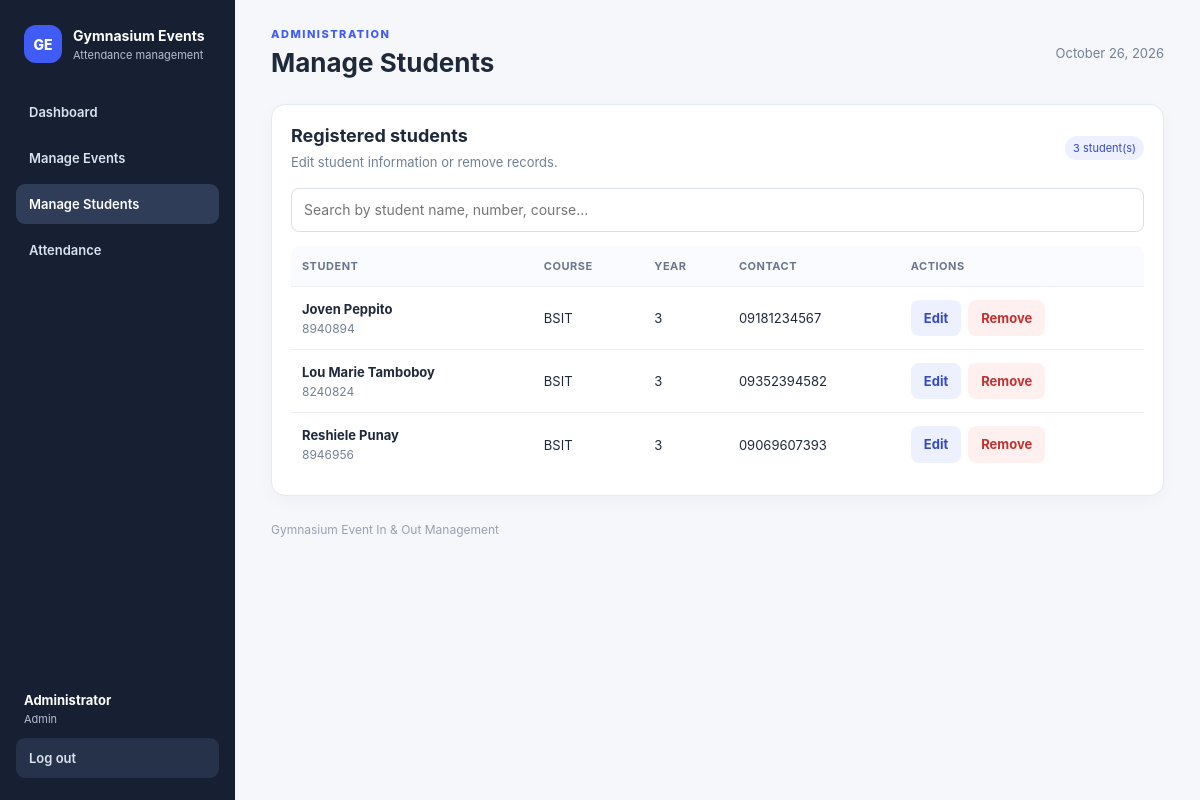
/dashboard.php?page=students (signed in), run on the app's committed database.
### tables this page shows
CREATE TABLE Attendees (
    AttendeeID INT AUTO_INCREMENT PRIMARY KEY,
    StudentNumber VARCHAR(30) NOT NULL UNIQUE,
    FullName VARCHAR(100) NOT NULL,
    Course VARCHAR(50),
    YearLevel INT,
    ContactNumber VARCHAR(20),
    StudentPassword VARCHAR(255) NOT NULL
);

### config.php (called while the page is built, shortened)
<?php
function h($value) {
    return htmlspecialchars((string)$value, ENT_QUOTES, 'UTF-8');
}
?>

### dashboard.php (the view, shortened to what this page needs)
<?php
require_once __DIR__ . '/config.php';
$isStaff = isset($_SESSION['user'])
    && isset($_SESSION['user']['Role'])
    && in_array($_SESSION['user']['Role'], ['Admin', 'Staff'], true);
$page = $_GET['page'] ?? ($isStaff ? 'dashboard' : 'events');
$displayName = $isStaff
    ? ($_SESSION['user']['FullName'] ?? 'Staff')
    : ($_SESSION['student_name'] ?? 'Student');
$role = $isStaff ? ($_SESSION['user']['Role'] ?? 'Staff') : 'Student';
$totalStudents = (int)$pdo->query('SELECT COUNT(*) FROM Attendees')->fetchColumn();
$totalEvents = (int)$pdo->query('SELECT COUNT(*) FROM Events')->fetchColumn();
$insideNow = (int)$pdo->query('SELECT COUNT(*) FROM Attendance WHERE TimeOut IS NULL')->fetchColumn();
$students = [];
if ($isStaff) {
    $students = $pdo->query('SELECT * FROM Attendees ORDER BY FullName')->fetchAll();
}
?>
<!DOCTYPE html>
<html lang="en">
<head>
<link rel="stylesheet" href="style.css">
</head>
<body>
<div class="layout">
    <aside class="sidebar">
        <div class="brand"><div class="brand-mark">GE</div><div><strong>Gymnasium Events</strong><small>Attendance management</small></div></div>
        <nav class="nav">
            <?php if ($isStaff): ?>
                <a class="<?= $page === 'dashboard' ? 'active' : '' ?>" href="dashboard.php?page=dashboard">Dashboard</a>
                <a class="<?= $page === 'events' ? 'active' : '' ?>" href="dashboard.php?page=events">Manage Events</a>
                <a class="<?= $page === 'students' ? 'active' : '' ?>" href="dashboard.php?page=students">Manage Students</a>
                <a class="<?= $page === 'attendance' ? 'active' : '' ?>" href="dashboard.php?page=attendance">Attendance</a>
            <?php else: ?>
                <a class="<?= $page === 'events' ? 'active' : '' ?>" href="dashboard.php?page=events">Available Events</a>
                <a class="<?= $page === 'my_attendance' ? 'active' : '' ?>" href="dashboard.php?page=my_attendance">My Attendance</a>
            <?php endif; ?>
        </nav>
        <div class="sidebar-bottom"><div class="user"><strong><?= h($displayName) ?></strong><small><?= h($role) ?></small></div><a class="logout-link" href="dashboard.php?logout=1">Log out</a></div>
    </aside>
    <main class="main">
        <header class="topbar"><div><div class="eyebrow"><?= $isStaff ? 'ADMINISTRATION' : 'STUDENT PORTAL' ?></div><h1><?php
            $titles = ['dashboard' => 'Dashboard', 'events' => $isStaff ? 'Manage Events' : 'Available Events', 'students' => 'Manage Students', 'attendance' => 'Attendance Records', 'my_attendance' => 'My Attendance'];
            echo h($titles[$page] ?? 'Dashboard');
        ?></h1></div><div class="date"><?= date('F j, Y') ?></div></header>
        <?php if ($isStaff && $page === 'dashboard'): ?>
            <section class="stats">
                <article class="stat"><small>Total registered students</small><strong><?= $totalStudents ?></strong></article>
                <article class="stat"><small>Total events</small><strong><?= $totalEvents ?></strong></article>
                <article class="stat"><small>Currently checked in</small><strong><?= $insideNow ?></strong></article>
            </section>
            <section class="panel"><div class="panel-heading"><div><h2>Event management</h2><p class="subtext">Create, edit, or remove gymnasium events.</p></div><a class="btn" href="dashboard.php?page=events">Manage events</a></div>
                <div class="event-card"><div class="event-date"><b>+</b><small>EVENT</small></div><div class="event-detail"><b>Manage all events</b><small>Update dates, venues, times, and event status, or delete an event.</small></div><a class="btn secondary" href="dashboard.php?page=events">Open</a></div>
                <div class="event-card"><div class="event-date"><b>♙</b><small>STUDENT</small></div><div class="event-detail"><b>Manage students</b><small>Edit student details or remove a student record.</small></div><a class="btn secondary" href="dashboard.php?page=students">Open</a></div>
                <div class="event-card"><div class="event-date"><b>↔</b><small>LOG</small></div><div class="event-detail"><b>Attendance records</b><small>Review student check-in and check-out history.</small></div><a class="btn secondary" href="dashboard.php?page=attendance">Open</a></div>
            </section>
        <?php elseif ($isStaff && $page === 'students'): ?>
            <section class="panel"><div class="panel-heading"><div><h2>Registered students</h2><p class="subtext">Edit student information or remove records.</p></div><span class="tag"><?= count($students) ?> student(s)</span></div>
                <input class="search" id="studentSearch" placeholder="Search by student name, number, course..." oninput="filterStudents()" aria-label="Search students">
                <div class="table-wrap"><table id="studentsTable"><thead><tr><th>Student</th><th>Course</th><th>Year</th><th>Contact</th><th>Actions</th></tr></thead><tbody>
                <?php foreach ($students as $student): ?><tr><td><strong><?= h($student['FullName']) ?></strong><span class="muted-text"><?= h($student['StudentNumber']) ?></span></td><td><?= h($student['Course'] ?? '') ?></td><td><?= h($student['YearLevel'] ?? '') ?></td><td><?= h($student['ContactNumber'] ?? '') ?></td><td><div class="actions"><a class="btn secondary" href="dashboard.php?page=students&amp;edit_student=<?= (int)$student['AttendeeID'] ?>">Edit</a><form method="post" onsubmit="return confirm('Remove this student and all of their attendance records?');"><input type="hidden" name="csrf_token" value="<?= h($csrfToken) ?>"><input type="hidden" name="action" value="delete_student"><input type="hidden" name="attendee_id" value="<?= (int)$student['AttendeeID'] ?>"><button class="btn danger" type="submit">Remove</button></form></div></td></tr><?php endforeach; ?>
                </tbody></table></div>
            </section>
        <?php endif; ?>
        <footer>Gymnasium Event In & Out Management</footer>
    </main>
</div>
</body>
</html>

### style.css (style rules this page uses)
:root { --navy: #172033; --blue: #405cf5; --blue-dark: #2f49d6; --muted: #718096; --line: #e5e9f2; --bg: #f5f7fb; --danger: #c53030; --green: #21865b; --white: #ffffff; }
* { box-sizing: border-box; }
html { scroll-behavior: smooth; }
body { margin: 0; background: var(--bg); color: #1e293b; font-family: Inter, "Segoe UI", Arial, Helvetica, sans-serif; font-size: 14px; }
a { color: inherit; text-decoration: none; }
button, input, select, textarea { font: inherit; }
button { cursor: pointer; }
.layout { min-height: 100vh; display: flex; }
.sidebar { width: 235px; flex: 0 0 235px; background: var(--navy); color: var(--white); padding: 22px 16px; display: flex; flex-direction: column; gap: 26px; }
.brand { display: flex; align-items: center; gap: 11px; padding: 3px 8px; min-width: 0; }
.brand-mark { width: 38px; height: 38px; flex: 0 0 38px; border-radius: 12px; background: var(--blue); display: grid; place-items: center; font-weight: 800; color: #fff; }
.brand strong { display: block; font-size: 14px; }
.brand small { display: block; color: #b5bfd3; font-size: 11px; margin-top: 4px; }
.nav { display: grid; gap: 6px; }
.nav a, .logout-link { display: block; padding: 12px 13px; color: #dbe2ef; border-radius: 9px; font-size: 13px; font-weight: 600; transition: background .15s ease, color .15s ease; }
.nav a:hover, .nav a.active { background: #303d59; color: #fff; }
.sidebar-bottom { margin-top: auto; }
.sidebar-bottom .user { padding: 12px 8px; font-size: 13px; overflow-wrap: anywhere; }
.sidebar-bottom .user small { display: block; color: #b5bfd3; margin-top: 4px; font-size: 11px; }
.logout-link { background: #26324a; }
.main { flex: 1; width: 0; min-width: 0; max-width: 1600px; margin: 0 auto; padding: 27px clamp(16px, 3vw, 38px); }
.main > .topbar { display: flex; justify-content: space-between; align-items: center; gap: 15px; margin-bottom: 24px; }
.eyebrow { font-size: 11px; letter-spacing: 1.5px; font-weight: 800; color: var(--blue); }
h1 { font-size: 26px; line-height: 1.25; margin: 6px 0 0; overflow-wrap: anywhere; }
.date { font-size: 13px; color: var(--muted); white-space: nowrap; }
.stat, .panel { min-width: 0; background: var(--white); border: 1px solid var(--line); border-radius: 14px; padding: 19px; box-shadow: 0 5px 18px rgb(27 42 74 / 3%); }
.panel { margin-bottom: 18px; }
.panel-heading { display: flex; justify-content: space-between; align-items: center; gap: 12px; margin-bottom: 16px; }
.panel h2 { font-size: 18px; line-height: 1.35; margin: 0 0 5px; }
.subtext { color: var(--muted); font-size: 13px; line-height: 1.5; margin: 0; }
.btn, .button, button { border: 0; border-radius: 8px; display: inline-flex; align-items: center; justify-content: center; gap: 6px; padding: 10px 13px; background: var(--blue); color: #fff; text-decoration: none; font-size: 13px; line-height: 1.25; font-weight: 700; text-align: center; cursor: pointer; transition: background .15s ease, transform .15s ease; }
.btn.secondary, button.secondary { background: #edf1ff; color: #3448c5; }
.btn.danger, button.danger { background: #fff0f0; color: var(--danger); }
.actions { display: flex; align-items: center; gap: 7px; flex-wrap: wrap; }
.actions form, .event-card form, .table-wrap form { display: inline-flex; margin: 0; }
.field input, .field select, .field textarea, .search, input, select, textarea { width: 100%; min-width: 0; padding: 11px 12px; border: 1px solid #d8dfeb; border-radius: 8px; background: #fff; color: #243047; font-family: inherit; font-size: 14px; line-height: 1.4; }
.field input, .field select, .field textarea, .search { margin: 0; }
.search { display: block; margin-bottom: 14px; }
.table-wrap { width: 100%; overflow-x: auto; border-radius: 8px; -webkit-overflow-scrolling: touch; }
table { width: 100%; min-width: 650px; border-collapse: collapse; background: #fff; font-size: 13px; }
th, td { padding: 13px 11px; border-bottom: 1px solid #edf0f5; text-align: left; vertical-align: middle; }
th { background: #fafbfe; color: #69768b; font-size: 11px; font-weight: 750; text-transform: uppercase; letter-spacing: .5px; white-space: nowrap; }
tbody tr:last-child td { border-bottom: 0; }
.muted-text { display: block; margin-top: 4px; color: var(--muted); font-size: 12px; font-weight: 400; }
.tag, .status { display: inline-block; padding: 5px 8px; border-radius: 999px; background: #edf1ff; color: #3448c5; font-size: 11px; line-height: 1.3; white-space: nowrap; }
footer { padding: 8px 0 20px; color: #9aa2af; font-size: 12px; }

### data on the page
attendees: FullName "Joven Peppito", StudentNumber "8940894", Course "BSIT", YearLevel "3", ContactNumber "09181234567"
attendees: FullName "Lou Marie Tamboboy", StudentNumber "8240824", Course "BSIT", YearLevel "3", ContactNumber "09352394582"
attendees: FullName "Reshiele Punay", StudentNumber "8946956", Course "BSIT", YearLevel "3", ContactNumber "09069607393"

### other printed values
$displayName "Administrator"
$role "Admin"
$titles[$page] "Manage Students"
count($students) "3"
